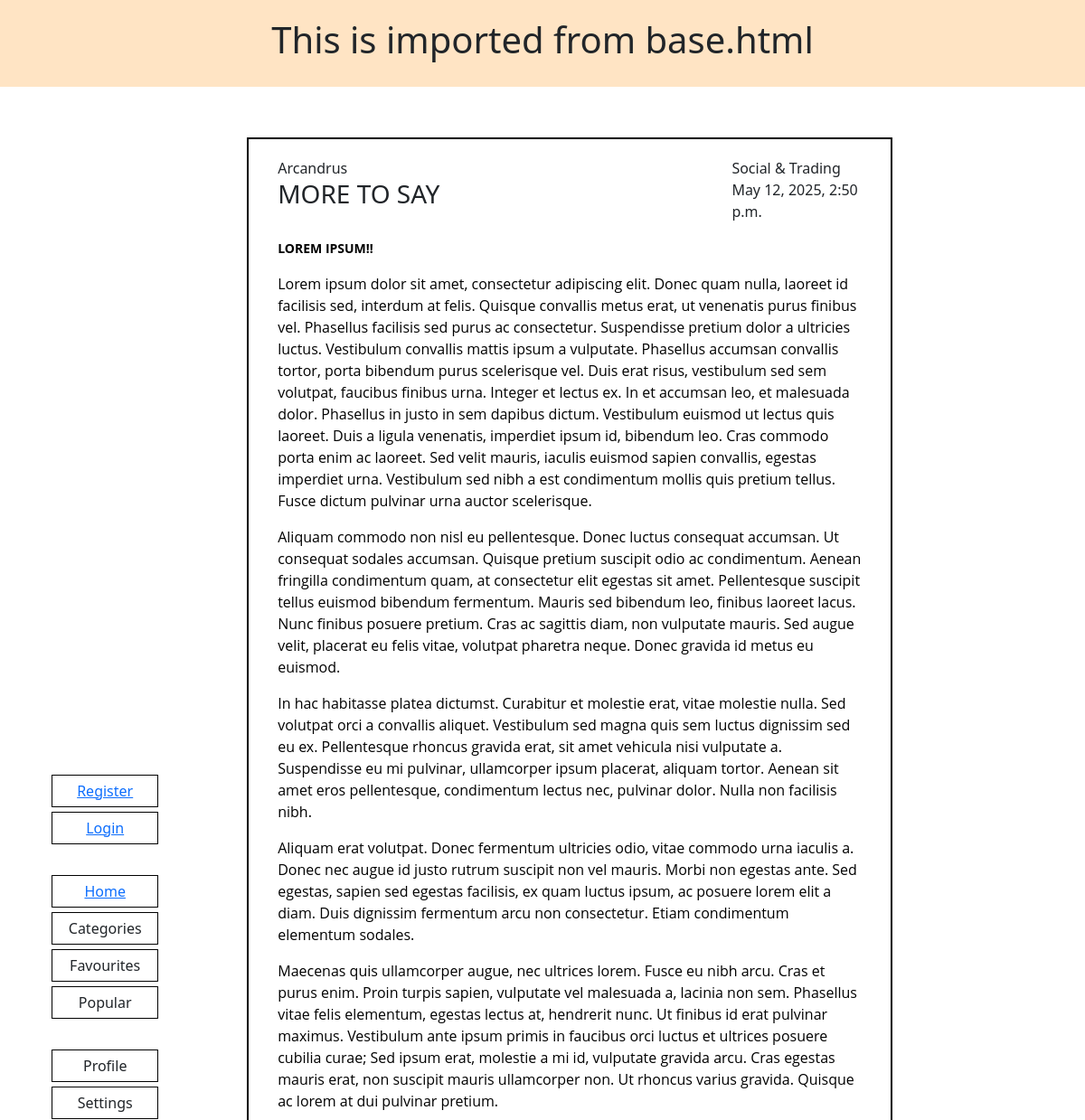
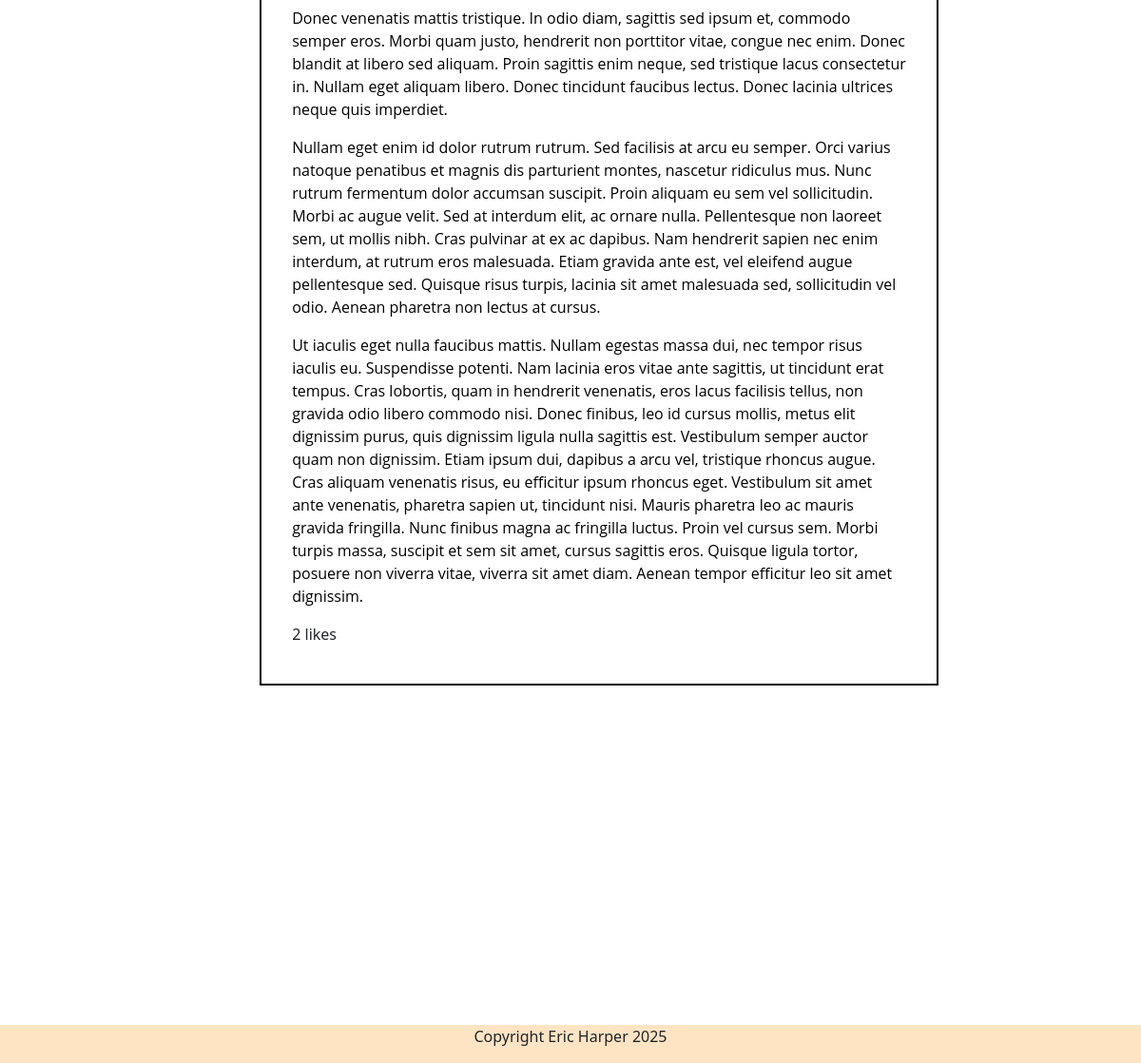
/posts/more-to-say/, run on the app's committed database (2 pictures, top to bottom).
### posts/models.py (models this page shows, shortened)
class Post(models.Model):
    title = models.CharField(max_length=200, unique=True)
    slug = models.SlugField(max_length=200, unique=True)
    author = models.ForeignKey(CustomUser, on_delete=models.CASCADE, related_name="posts")
    category = models.IntegerField(choices=CATEGORY, default=0)
    content = SummernoteTextField()
    created_on = models.DateTimeField(auto_now_add=True)
    excerpt = models.TextField(blank=True)
    updated_on = models.DateTimeField(auto_now=True)
    likes = models.ManyToManyField(CustomUser, related_name='post_likes')
    is_favourite = models.BooleanField(default=False)
    is_popular = models.BooleanField(default=False)
    class Meta:
        ordering = ["-created_on"]
    @property
    def total_likes(self):
        return self.likes.count()

### users/models.py (models this page shows)
class CustomUser(AbstractUser):
    full_name = models.CharField(max_length=255, blank=True, null=True)
    username = models.CharField(max_length=255, blank=True, null=True, unique=True)
    email = models.EmailField(unique=True)
    def __str__(self):
        return self.username

### posts/views.py (the view)
# urls.py: path('posts/<slug:slug>/', views.post_detail, name='post_detail'),
def post_detail(request, slug):
    post = get_object_or_404(Post, slug=slug)
    return render(request, 'posts/post_detail.html', {'post': post})

### posts/templates/posts/post_detail.html (shortened to what this page needs)
{% extends 'base.html' %}
{% load static %}
{% block content %}
<div class="container-fluid scroll content">
    <div class="row">
        <div class="col-12 mt-3 left">
            <div class="row">
                <div class="card-full">
                    <div class="card-inner">
                        <div class="row">
                            <div class="col-9">{{ post.author }}</div>
                            <div class="col-3">{{ post.get_category_display }}</div>
                        </div>
                        <div class="row">
                            <div class="col-9">
                                <h3>{{ post.title|upper }}</h3>
                            </div>
                            <div class="col-3">{{ post.created_on }}</div>
                        </div>
                        <p>{{ post.content | safe }}</p>
                        <div class="card-footer">
                            {% if user.is_authenticated %}
                            <form class="like-form" data-slug="{{ post.slug }}" method="POST">
                                {% csrf_token %}
                                <button type="submit">
                                    {% if user in post.likes.all %}
                                    Unlike
                                    {% else %}
                                    Like
                                    {% endif %}
                                </button>
                                <span class="like-count">
                                    {{ post.total_likes }} like{{ post.total_likes|pluralize }}
                                </span>
                            {% else %}
                            {{ post.total_likes }} like{{ post.total_likes|pluralize }}
                            {% endif %}
                        </div>
                    </div>
                </div>
            </div>
        </div>
    </div>
</div>
{% endblock content %}

### static/css/style.css (style rules this page uses)
body, html { width: 100%; display: flex; margin: 0; padding: 0; height: 100%; overflow: hidden; }
.scroll { height: 100%; overflow-y: auto; padding: 1rem; box-sizing: border-box; }
.content { margin: 100px 10% 0 15%; max-width: 100%; height: 80%; }
.card-inner { padding: 20px; overflow: hidden; margin-bottom: 20px; }
.card-full { display: flex; border: 2px, black, solid; max-width: 80%; margin: 20px 10%; }

### data on the page
Post: author "Arcandrus", category "Social & Trading", title "MORE TO SAY", created_on "May 12, 2025, 2:50 p.m.", content "LOREM IPSUM!! Lorem ipsum dolor sit amet, consectetur adipiscing elit. Donec quam nulla, laoreet id facilisis sed, interdum at felis. Quisque convallis metus erat, ut venenatis purus finibus vel. Phasellus facilisis sed purus ac consectetur. Suspendisse pretium dolor a ultricies luctus. Vestibulum convallis mattis ipsum a vulputate. Phasellus accumsan convallis tortor, porta bibendum purus scelerisque vel. Duis erat risus, vestibulum sed sem volutpat, faucibus finibus urna. Integer et lectus ex. In et accumsan leo, et malesuada dolor. Phasellus in justo in sem dapibus dictum. Vestibulum euismod ut lectus quis laoreet. Duis a ligula venenatis, imperdiet ipsum id, bibendum leo. Cras commodo…", total_likes "2"
